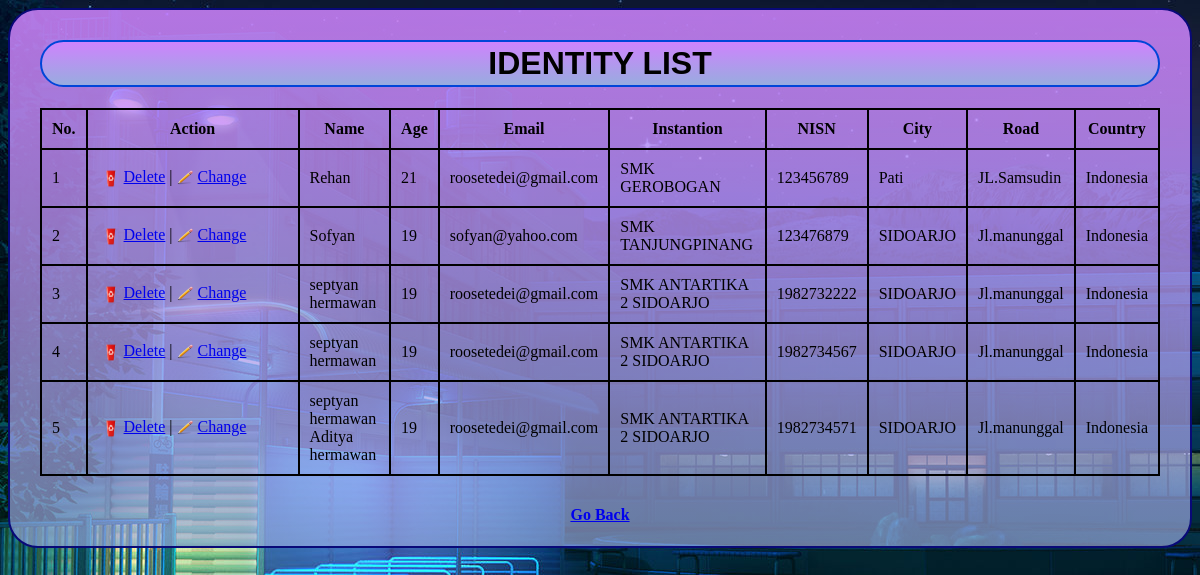
The app's page /admin.php with its own data.
### tables this page shows
CREATE TABLE `identity_data` (
  `Name` varchar(1000) DEFAULT NULL,
  `Age` int(11) DEFAULT NULL,
  `Email` varchar(1000) DEFAULT NULL,
  `NISN` int(11) NOT NULL,
  `City` varchar(1000) DEFAULT NULL,
  `Road` varchar(1000) DEFAULT NULL,
  `Country` varchar(1000) DEFAULT NULL,
  `instantion` varchar(1000) DEFAULT NULL
);

### connect.php (called while the page is built, shortened)
<?php
$username = "akaza";
$pw = "yourdick";
$db = "hilbram_demo";
$host = "127.0.0.1:3306";
$db_conn = mysqli_connect($host,$username,$pw,$db);
function queryku($query){
   global $db_conn;
   $result = mysqli_query($db_conn,$query);
   while ($data = mysqli_fetch_assoc($result)){
      $assoc[] = $data;
      }
   return $assoc;
}
?>

### admin.php (the view, shortened to what this page needs)
<?php
    include_once("connect.php");
    $identity_array  = queryku("SELECT * FROM identity_data");
?>
<!DOCTYPE html>
<html lang="en">
<head>
    <link rel="stylesheet" href="admin.css">
</head>
<body  onload="document.body.classList.add('loadbre');">
    <div class="table_container">
    <div class="table_margin">
    <h1 class="judul">IDENTITY LIST</h1>
    <table cellpadding="10" cellspacing="0">
        <thead>
                <tr>
                    <th>No.</th>
                    <th style="width:190px;">Action</th>
                    <th style="width: 10px auto;">Name</th>
                    <th>Age</th>
                    <th>Email</th>
                    <th>Instantion</th>
                    <th>NISN</th>
                    <th>City</th>
                    <th>Road</th>
                    <th>Country</th>
                </tr>
        </thead>
        <tbody>
            <?php       $i = 0;
                        foreach($identity_array as $dataku):
                         $i ++;
                ?>
            <tr>
                <td><?=$i?></td>
                <td>
                    <div class="action">
                    <a href="del.php?NISN=<?php echo $dataku["NISN"] ;?>" class="delete"><img src="img/gbg.png" alt="delete" class="gbg">Delete</a> | <a href="edit.php?nisn=<?php echo $dataku["NISN"];?>"> <img class="pencil"src="img/pencil.png" alt="change">Change</a></td>
                    </div>
                <td><?= $dataku["Name"]?></td>
                <td><?= $dataku["Age"]?></td>
                <td><?= $dataku["Email"]?></td>
                <td><?= $dataku["instantion"]?></td>
                <td><?= $dataku["NISN"]?></td>
                <td><?= $dataku["City"]?></td>
                <td><?= $dataku["Road"]?></td>
                <td><?=$dataku["Country"]?></td>
            </tr>
            <?php
            endforeach;
            ?>
<a href="index.php" style="text-align: center;"><h4>Go Back</h4></a>
</body>

### admin.css (style rules this page uses)
body { transition: 1s ease-in; opacity: 0; }
body.loadbre { background: rgba(2, 14, 14, 0.922); background-repeat: no-repeat; background-blend-mode: multiply; background-size: cover; background: url("img/school.jpg"); background-attachment: fixed; opacity: 1; }
table { border: 1px black solid; }
th { border: 1px black solid; }
tr { border: 1px black solid; }
td { border: 1px black solid; }
.table_container { font: bold; background:linear-gradient(to bottom,rgba(206, 131, 253, 0.868),rgba(152, 172, 223, 0.667)); border: solid 2px rgb(9, 9, 120); border-radius: 30px; }
.table_margin { margin: 30px; }
.judul { font-family: 'Gill Sans', 'Gill Sans MT', Calibri, 'Trebuchet MS', sans-serif; text-align: center; justify-content: center; padding:3px; border: solid rgb(0, 69, 217) 2px; border-radius: 40px; background:linear-gradient(to bottom,rgb(206, 131, 253),rgb(152, 172, 223)) }
.gbg { width: 26px; height: 26px; vertical-align: middle; margin-right: 0px; }
.pencil { width: 16px; height: 16px; vertical-align: middle; margin-right: 5px; }
.action { margin: 0px auto; }

### records on screen
identity_data: Name "Rehan", Age "21", Email "roosetedei@gmail.com", instantion "SMK GEROBOGAN", NISN "123456789", City "Pati", Road "JL.Samsudin", Country "Indonesia"
identity_data: Name "Sofyan", Age "19", Email "sofyan@yahoo.com", instantion "SMK TANJUNGPINANG", NISN "123476879", City "SIDOARJO", Road "Jl.manunggal", Country "Indonesia"
identity_data: Name "septyan hermawan", Age "19", Email "roosetedei@gmail.com", instantion "SMK ANTARTIKA 2 SIDOARJO", NISN "1982732222", City "SIDOARJO", Road "Jl.manunggal", Country "Indonesia"
identity_data: Name "septyan hermawan", Age "19", Email "roosetedei@gmail.com", instantion "SMK ANTARTIKA 2 SIDOARJO", NISN "1982734567", City "SIDOARJO", Road "Jl.manunggal", Country "Indonesia"
identity_data: Name "septyan hermawan Aditya hermawan", Age "19", Email "roosetedei@gmail.com", instantion "SMK ANTARTIKA 2 SIDOARJO", NISN "1982734571", City "SIDOARJO", Road "Jl.manunggal", Country "Indonesia"
